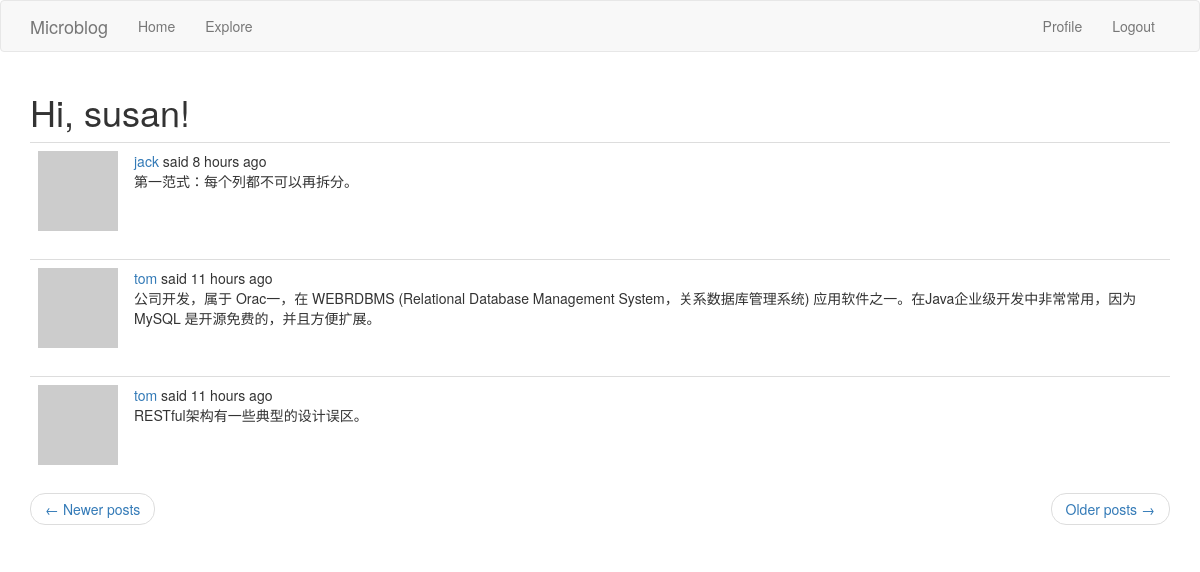
Screenshot of /explore?page=2 (signed in) with the database file from the repository.
### app/models.py (models this page shows, shortened)
class User(db.Model, UserMixin):
    id = db.Column(db.Integer, primary_key=True)
    username = db.Column(db.String(64), index=True, unique=True)
    email = db.Column(db.String(120), index=True, unique=True)
    password_hash = db.Column(db.String(128))
    posts = db.relationship('Post', backref='author', lazy='dynamic')
    about_me = db.Column(db.String(140))
    last_seen = db.Column(db.DateTime, default=datetime.utcnow)
    followed = db.relationship(
        'User', secondary=followers,
        primaryjoin=(followers.c.follower_id == id),
        secondaryjoin=(followers.c.followed_id == id),
        backref=db.backref('followers', lazy='dynamic'), lazy='dynamic')
    def avatar(self, size):
        digest = md5(self.email.lower().encode('utf-8')).hexdigest()
        return 'https://www.gravatar.com/avatar/{}?d=identicon&s={}'.format(digest, size)

class Post(db.Model):
    id = db.Column(db.Integer, primary_key=True)
    body = db.Column(db.String(140))
    timestamp = db.Column(db.DATETIME, index=True, default=datetime.utcnow)
    user_id = db.Column(db.Integer, db.ForeignKey('user.id'))
    language = db.Column(db.String(5))

### app/routes.py (the view)
@app.route('/explore')
@login_required
def explore():
    page = request.args.get('page', 1, type=int)
    posts = Post.query.order_by(Post.timestamp.desc()).paginate(
        page, app.config['POSTS_PER_PAGE'], False)
    next_url = url_for('explore', page=posts.next_num) \
        if posts.has_next else None
    prev_url = url_for('explore', page=posts.prev_num) \
        if posts.has_prev else None
    return render_template('index.html', title=_('Explore'), posts=posts.items, next_url=next_url, prev_url=prev_url)

### app/models.py (called while the page is built)
@login.user_loader
def load_user(id):
    return User.query.get(int(id))

### app/routes.py (called while the page is built)
@app.before_request
def before_request():
    if current_user.is_authenticated:
        current_user.last_seen = datetime.utcnow()
        db.session.commit()
    g.locale = str(get_locale())

### app/templates/index.html (shortened to what this page needs)
{% extends "base.html" %}
{% import 'bootstrap/wtf.html' as wtf %}
{% block app_content %}
    <h1>{{ _('Hi, %(username)s!', username=current_user.username) }}</h1>
    {% for post in posts %}
        {% include '_post.html' %}
    {% endfor %}
    <nav aria-label="...">
        <ul class="pager">
            <li class="previous{% if not prev_url %} disabled{% endif %}">
                <a href="{{ prev_url or '#' }}">
                    <span aria-hidden="true">&larr;</span> {{ _('Newer posts') }}
                </a>
            </li>
            <li class="next{% if not next_url %} disabled{% endif %}">
                <a href="{{ next_url or '#' }}">
                    {{ _('Older posts') }} <span aria-hidden="true">&rarr;</span>
                </a>
            </li>
        </ul>
    </nav>
{% endblock %}

### app/templates/_post.html (shortened to what this page needs)
<table class="table table-hover">
    <tr>
        <td width="70px">
            <a href="{{ url_for('user', username=post.author.username) }}">
                <img src="{{ post.author.avatar(70) }}"/>
            </a>
        </td>
        <td>
            {{ _('%(username)s said %(when)s',
                    username=user_link, when=moment(post.timestamp).fromNow()) }}
            <br>
            <span id="post{{ post.id }}">{{ post.body }}</span>
        </td>
    </tr>
</table>

### rows the page displays
Post: body "第一范式：每个列都不可以再拆分。"
Post: body "公司开发，属于 Orac一，在 WEBRDBMS (Relational Database Management System，关系数据库管理系统) 应用软件之一。在Java企业级开发中非常常用，因为 MySQL 是开源免费的，并且方便扩展。"
Post: body "RESTful架构有一些典型的设计误区。"
